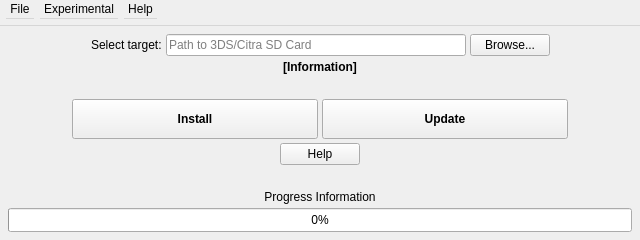
<?xml version="1.0" encoding="UTF-8"?>
<ui version="4.0">
 <class>MainWindow</class>
 <widget class="QMainWindow" name="MainWindow">
  <property name="geometry">
   <rect>
    <x>0</x>
    <y>0</y>
    <width>640</width>
    <height>240</height>
   </rect>
  </property>
  <property name="minimumSize">
   <size>
    <width>512</width>
    <height>240</height>
   </size>
  </property>
  <property name="maximumSize">
   <size>
    <width>720</width>
    <height>240</height>
   </size>
  </property>
  <property name="font">
   <font>
    <pointsize>9</pointsize>
   </font>
  </property>
  <property name="acceptDrops">
   <bool>false</bool>
  </property>
  <property name="windowTitle">
   <string>CTGP-7 Installer</string>
  </property>
  <property name="windowIcon">
   <iconset resource="res/resources.qrc">
    <normaloff>:/images/window_icon.png</normaloff>:/images/window_icon.png</iconset>
  </property>
  <property name="iconSize">
   <size>
    <width>24</width>
    <height>24</height>
   </size>
  </property>
  <widget class="QWidget" name="centralwidget">
   <layout class="QVBoxLayout" name="verticalLayout">
    <property name="spacing">
     <number>4</number>
    </property>
    <property name="leftMargin">
     <number>8</number>
    </property>
    <property name="topMargin">
     <number>8</number>
    </property>
    <property name="rightMargin">
     <number>8</number>
    </property>
    <property name="bottomMargin">
     <number>8</number>
    </property>
    <item>
     <layout class="QHBoxLayout" name="horizontalLayout_2">
      <item>
       <spacer name="horizontalSpacer_4">
        <property name="orientation">
         <enum>Qt::Horizontal</enum>
        </property>
        <property name="sizeHint" stdset="0">
         <size>
          <width>40</width>
          <height>20</height>
         </size>
        </property>
       </spacer>
      </item>
      <item>
       <widget class="QLabel" name="label_3">
        <property name="text">
         <string>Select target:</string>
        </property>
        <property name="textFormat">
         <enum>Qt::AutoText</enum>
        </property>
       </widget>
      </item>
      <item>
       <widget class="QLineEdit" name="sdRootText">
        <property name="sizePolicy">
         <sizepolicy hsizetype="Fixed" vsizetype="Fixed">
          <horstretch>0</horstretch>
          <verstretch>0</verstretch>
         </sizepolicy>
        </property>
        <property name="minimumSize">
         <size>
          <width>300</width>
          <height>0</height>
         </size>
        </property>
        <property name="inputMask">
         <string/>
        </property>
        <property name="maxLength">
         <number>512</number>
        </property>
        <property name="frame">
         <bool>true</bool>
        </property>
        <property name="cursorPosition">
         <number>0</number>
        </property>
        <property name="placeholderText">
         <string>Path to 3DS/Citra SD Card</string>
        </property>
        <property name="clearButtonEnabled">
         <bool>false</bool>
        </property>
       </widget>
      </item>
      <item>
       <widget class="QPushButton" name="sdBrowseButton">
        <property name="text">
         <string>Browse...</string>
        </property>
       </widget>
      </item>
      <item>
       <spacer name="horizontalSpacer_3">
        <property name="orientation">
         <enum>Qt::Horizontal</enum>
        </property>
        <property name="sizeType">
         <enum>QSizePolicy::Expanding</enum>
        </property>
        <property name="sizeHint" stdset="0">
         <size>
          <width>40</width>
          <height>20</height>
         </size>
        </property>
       </spacer>
      </item>
     </layout>
    </item>
    <item>
     <widget class="QLabel" name="miscInfoLabel">
      <property name="font">
       <font>
        <pointsize>9</pointsize>
        <weight>75</weight>
        <bold>true</bold>
       </font>
      </property>
      <property name="text">
       <string>[Information]</string>
      </property>
      <property name="alignment">
       <set>Qt::AlignCenter</set>
      </property>
     </widget>
    </item>
    <item>
     <spacer name="verticalSpacer">
      <property name="orientation">
       <enum>Qt::Vertical</enum>
      </property>
      <property name="sizeHint" stdset="0">
       <size>
        <width>20</width>
        <height>40</height>
       </size>
      </property>
     </spacer>
    </item>
    <item>
     <layout class="QHBoxLayout" name="horizontalLayout_4">
      <property name="topMargin">
       <number>0</number>
      </property>
      <property name="bottomMargin">
       <number>0</number>
      </property>
      <item>
       <spacer name="horizontalSpacer_7">
        <property name="orientation">
         <enum>Qt::Horizontal</enum>
        </property>
        <property name="sizeType">
         <enum>QSizePolicy::Fixed</enum>
        </property>
        <property name="sizeHint" stdset="0">
         <size>
          <width>64</width>
          <height>20</height>
         </size>
        </property>
       </spacer>
      </item>
      <item>
       <widget class="QPushButton" name="startStopButton">
        <property name="minimumSize">
         <size>
          <width>0</width>
          <height>40</height>
         </size>
        </property>
        <property name="font">
         <font>
          <pointsize>9</pointsize>
          <weight>75</weight>
          <bold>true</bold>
         </font>
        </property>
        <property name="text">
         <string>Install</string>
        </property>
       </widget>
      </item>
      <item>
       <widget class="QPushButton" name="updateButton">
        <property name="enabled">
         <bool>true</bool>
        </property>
        <property name="sizePolicy">
         <sizepolicy hsizetype="Minimum" vsizetype="Fixed">
          <horstretch>0</horstretch>
          <verstretch>0</verstretch>
         </sizepolicy>
        </property>
        <property name="minimumSize">
         <size>
          <width>0</width>
          <height>40</height>
         </size>
        </property>
        <property name="font">
         <font>
          <pointsize>9</pointsize>
          <weight>75</weight>
          <bold>true</bold>
         </font>
        </property>
        <property name="text">
         <string>Update</string>
        </property>
       </widget>
      </item>
      <item>
       <spacer name="horizontalSpacer_8">
        <property name="orientation">
         <enum>Qt::Horizontal</enum>
        </property>
        <property name="sizeType">
         <enum>QSizePolicy::Fixed</enum>
        </property>
        <property name="sizeHint" stdset="0">
         <size>
          <width>64</width>
          <height>20</height>
         </size>
        </property>
       </spacer>
      </item>
     </layout>
    </item>
    <item>
     <layout class="QHBoxLayout" name="horizontalLayout_3">
      <item>
       <spacer name="horizontalSpacer_5">
        <property name="orientation">
         <enum>Qt::Horizontal</enum>
        </property>
        <property name="sizeHint" stdset="0">
         <size>
          <width>40</width>
          <height>20</height>
         </size>
        </property>
       </spacer>
      </item>
      <item>
       <widget class="QPushButton" name="helpButton">
        <property name="text">
         <string>Help</string>
        </property>
       </widget>
      </item>
      <item>
       <spacer name="horizontalSpacer_6">
        <property name="orientation">
         <enum>Qt::Horizontal</enum>
        </property>
        <property name="sizeHint" stdset="0">
         <size>
          <width>40</width>
          <height>20</height>
         </size>
        </property>
       </spacer>
      </item>
     </layout>
    </item>
    <item>
     <spacer name="verticalSpacer_3">
      <property name="orientation">
       <enum>Qt::Vertical</enum>
      </property>
      <property name="sizeHint" stdset="0">
       <size>
        <width>20</width>
        <height>40</height>
       </size>
      </property>
     </spacer>
    </item>
    <item>
     <widget class="QLabel" name="progressInfoLabel">
      <property name="text">
       <string>Progress Information</string>
      </property>
      <property name="alignment">
       <set>Qt::AlignCenter</set>
      </property>
     </widget>
    </item>
    <item>
     <widget class="QProgressBar" name="progressBar">
      <property name="minimumSize">
       <size>
        <width>0</width>
        <height>24</height>
       </size>
      </property>
      <property name="value">
       <number>0</number>
      </property>
      <property name="alignment">
       <set>Qt::AlignCenter</set>
      </property>
      <property name="textVisible">
       <bool>true</bool>
      </property>
      <property name="invertedAppearance">
       <bool>false</bool>
      </property>
     </widget>
    </item>
   </layout>
  </widget>
  <widget class="QMenuBar" name="menuBar">
   <property name="enabled">
    <bool>true</bool>
   </property>
   <property name="geometry">
    <rect>
     <x>0</x>
     <y>0</y>
     <width>640</width>
     <height>26</height>
    </rect>
   </property>
   <property name="sizePolicy">
    <sizepolicy hsizetype="MinimumExpanding" vsizetype="Maximum">
     <horstretch>0</horstretch>
     <verstretch>0</verstretch>
    </sizepolicy>
   </property>
   <property name="minimumSize">
    <size>
     <width>0</width>
     <height>26</height>
    </size>
   </property>
   <property name="maximumSize">
    <size>
     <width>16777215</width>
     <height>26</height>
    </size>
   </property>
   <property name="font">
    <font>
     <pointsize>9</pointsize>
     <kerning>true</kerning>
    </font>
   </property>
   <property name="defaultUp">
    <bool>false</bool>
   </property>
   <property name="nativeMenuBar">
    <bool>true</bool>
   </property>
   <widget class="QMenu" name="menuFile">
    <property name="title">
     <string>File</string>
    </property>
    <addaction name="actionInstallMod"/>
    <addaction name="actionUpdateMod"/>
    <addaction name="separator"/>
    <addaction name="actionExit"/>
   </widget>
   <widget class="QMenu" name="menuExperimental">
    <property name="title">
     <string>Experimental</string>
    </property>
    <addaction name="actionInstallCIA"/>
    <addaction name="actionIntegChk"/>
   </widget>
   <widget class="QMenu" name="menuAbout">
    <property name="title">
     <string>Help</string>
    </property>
    <widget class="QMenu" name="menuGetHelp">
     <property name="title">
      <string>Get help...</string>
     </property>
     <addaction name="actionHelpGamebanana"/>
     <addaction name="actionHelpGitHub"/>
    </widget>
    <addaction name="actionAboutThisApp"/>
    <addaction name="menuGetHelp"/>
   </widget>
   <addaction name="menuFile"/>
   <addaction name="menuExperimental"/>
   <addaction name="menuAbout"/>
  </widget>
  <action name="actionExit">
   <property name="text">
    <string>Quit</string>
   </property>
  </action>
  <action name="actionIntegChk">
   <property name="text">
    <string>Integrity Check</string>
   </property>
  </action>
  <action name="actionInstallMod">
   <property name="text">
    <string>Install</string>
   </property>
  </action>
  <action name="actionUpdateMod">
   <property name="text">
    <string>Update</string>
   </property>
  </action>
  <action name="actionAboutThisApp">
   <property name="text">
    <string>About this app...</string>
   </property>
  </action>
  <action name="actionHelpGamebanana">
   <property name="text">
    <string>Gamebanana</string>
   </property>
  </action>
  <action name="actionHelpGitHub">
   <property name="text">
    <string>GitHub</string>
   </property>
  </action>
 </widget>
 <resources>
  <include location="res/resources.qrc"/>
 </resources>
 <connections/>
</ui>
